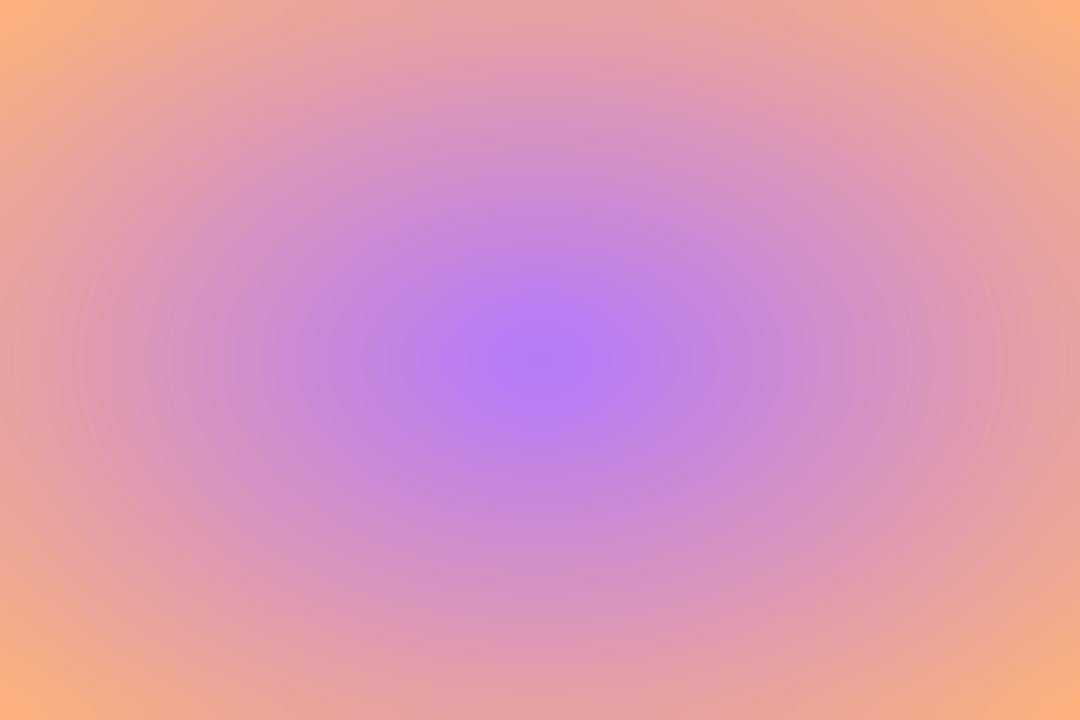

The Python source for this figure:
from PIL import Image, ImageFilter
import numpy as np

# Kích thước ảnh
width, height = 1080, 720

# Tạo lưới toạ độ
x = np.linspace(0, 1, width)
y = np.linspace(0, 1, height)
X, Y = np.meshgrid(x, y)

# Màu trung tâm (tím) và màu viền (cam)
center_color = np.array([180, 120, 255])  # tím nhạt
edge_color = np.array([255, 180, 120])    # cam nhạt

# Khoảng cách từ tâm để tạo hiệu ứng mờ dần
distance = np.sqrt((X - 0.5)**2 + (Y - 0.5)**2)
distance = distance / distance.max()

# Trộn màu theo khoảng cách
gradient = (center_color * (1 - distance[..., None]) + edge_color * distance[..., None]).astype(np.uint8)

# Tạo ảnh (Pillow tự nhận mode RGB nếu mảng có shape (h, w, 3))
img = Image.fromarray(gradient)

# Làm mờ mềm mại
img = img.filter(ImageFilter.GaussianBlur(radius=25))

# Lưu ảnh
img.save("gradient_background.jpg")

img.show()
